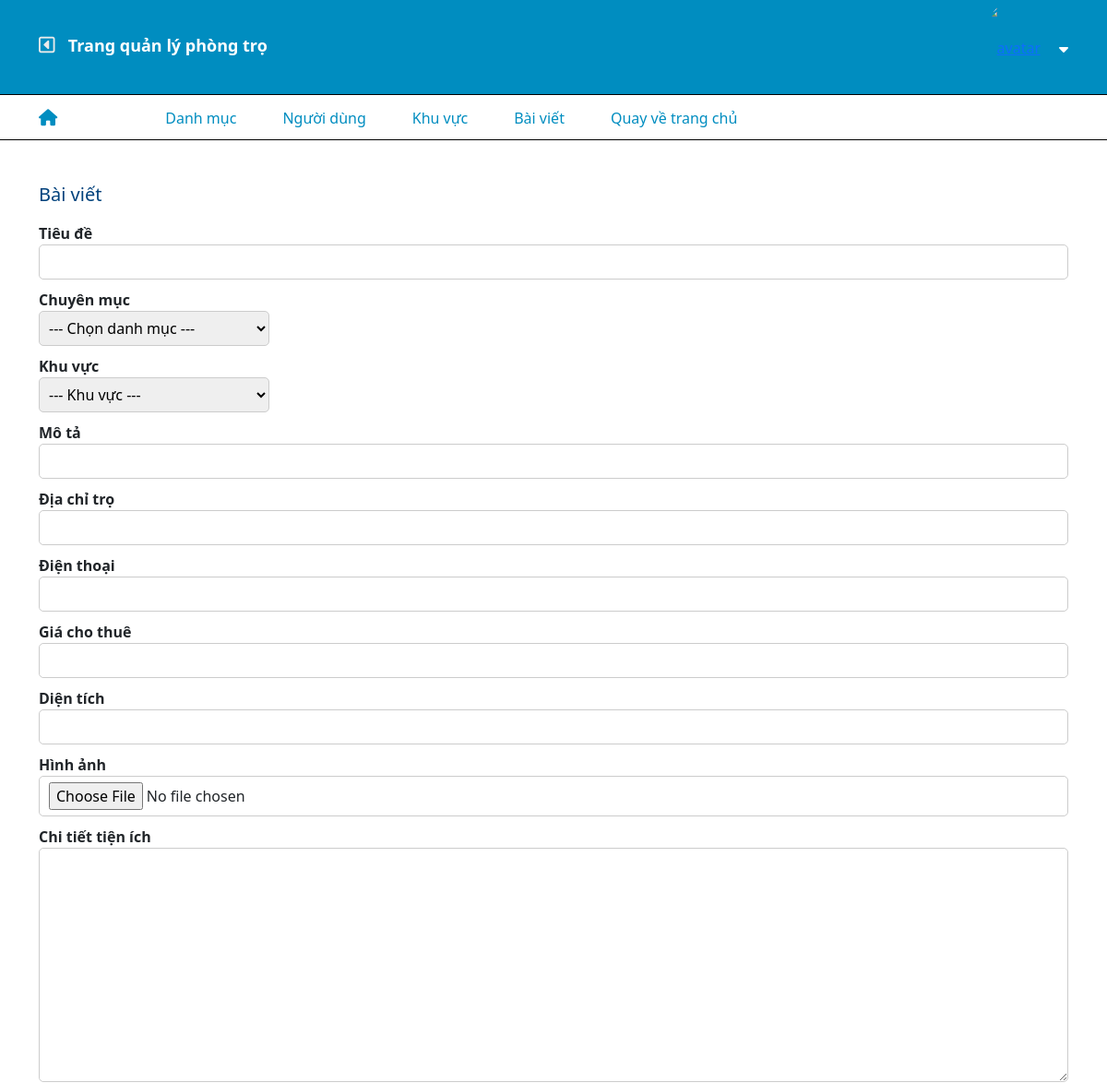
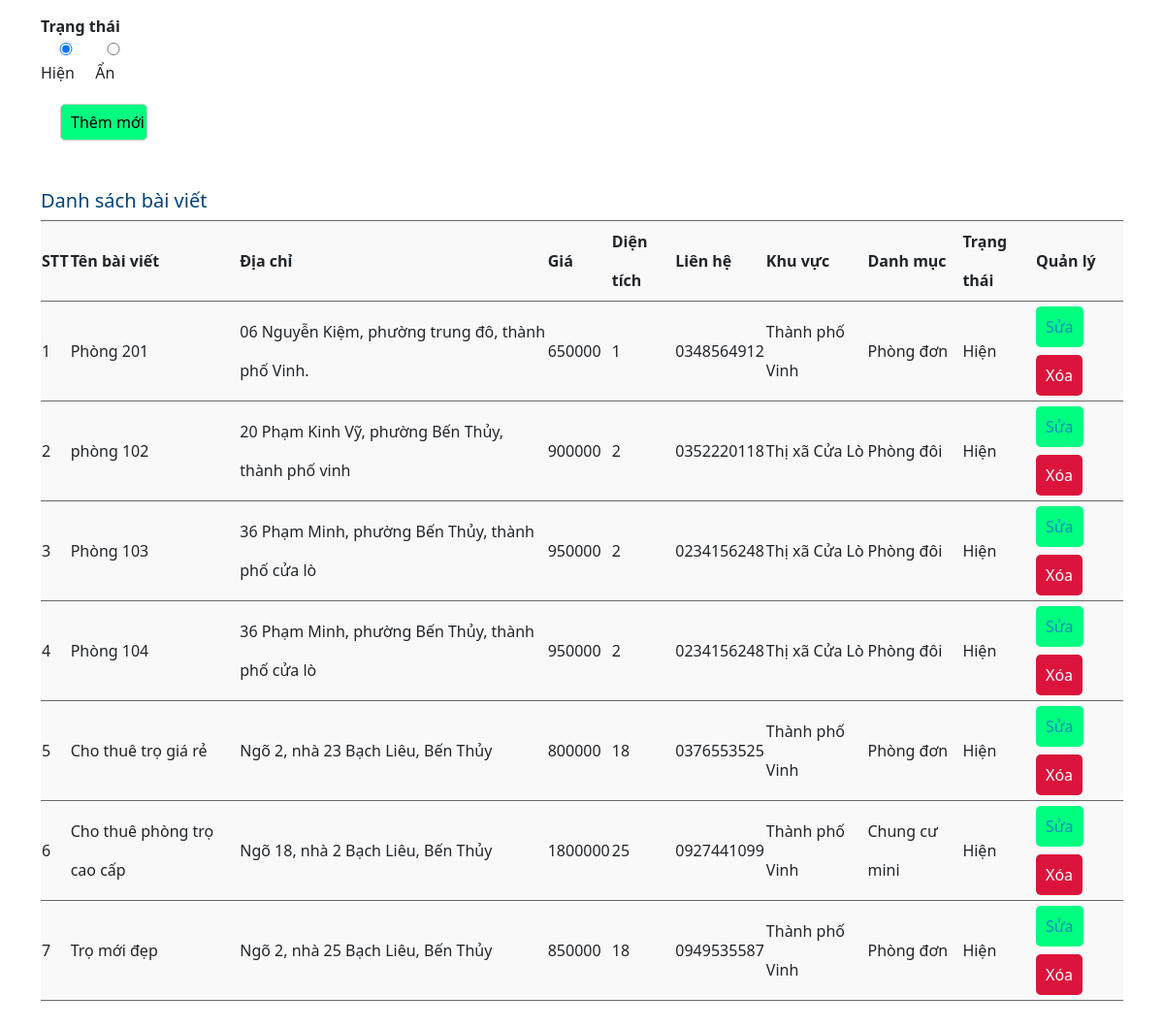
The app's page /admin/post.php (signed in) with its own data (2 pictures, top to bottom).
### tables this page shows
CREATE TABLE `motel` (
  `Id` int(10) NOT NULL,
  `title` varchar(255) NOT NULL,
  `description` text NOT NULL,
  `price` int(11) NOT NULL,
  `area` int(11) NOT NULL,
  `count_view` int(11) NOT NULL,
  `address` varchar(255) NOT NULL,
  `latlng` varchar(255) NOT NULL,
  `images` varchar(255) DEFAULT NULL,
  `user_id` int(10) NOT NULL,
  `category_id` int(11) NOT NULL,
  `district_id` int(11) NOT NULL,
  `utilities` varchar(255) NOT NULL,
  `created_at` timestamp NOT NULL DEFAULT current_timestamp() ON UPDATE current_timestamp(),
  `phone` varchar(255) NOT NULL,
  `status` int(11) NOT NULL DEFAULT 1
);

CREATE TABLE `districts` (
  `id` int(10) NOT NULL,
  `name` varchar(250) NOT NULL
);

CREATE TABLE `category` (
  `id` int(10) NOT NULL,
  `category_name` varchar(255) NOT NULL,
  `title` varchar(255) NOT NULL,
  `created_at` timestamp NOT NULL DEFAULT current_timestamp()
);

### admin/post.php (the view, shortened to what this page needs)
<?php
include "../include/connect.php";
$role = (isset($_SESSION['role']))? $_SESSION['role']:[];
$checkid = $role['id'];
$motel =  mysqli_query($conn, "SELECT m.*, d.name, ca.category_name FROM motel m join districts d on d.id = m.district_id join category ca on ca.id = m.category_id");
$motelUser =  mysqli_query($conn, "SELECT m.*, d.name, ca.category_name FROM motel m join districts d on d.id = m.district_id join category ca on ca.id = m.category_id WHERE user_id = $checkid");
?>
<!DOCTYPE html>
<html lang="en">
<head>
    <link
      href="https://cdn.jsdelivr.net/npm/bootstrap@5.1.3/dist/css/bootstrap.min.css"
      rel="stylesheet"
    />
    <link rel="stylesheet" href="../libs/fontawesome/css/all.min.css" />
    <link rel="stylesheet" href="./style/style.css">
</head>
<body>
    <div class="footer_admin">
        <?php include "./include/header.php" ?>
            <div class="container" >
                <div class="add-post">
                    <form action="" method="post" enctype="multipart/form-data">
                        <h5>Bài viết</h5>
                        <p>Tiêu đề</p>
                        <input type="text" name="title" id="">
                        <p>Chuyên mục</p>
                        <select class = "select" name ="category">
                            <option value="0">--- Chọn danh mục ---</option>
                        </select>
                        <p>Khu vực</p>
                        <select class = "select" name ="districts">
                            <option value="0">--- Khu vực ---</option>
                        </select>
                        <p>Mô tả</p>
                        <input type="text" name="description" id="">
                        <p>Địa chỉ trọ</p>
                        <input type="text" name="address" id="">
                        <p>Điện thoại</p>
                        <input type="number" name="phone" id="">
                        <p>Giá cho thuê</p>
                        <input type="number" name="price" id="">
                        <p>Diện tích</p>
                        <input type="number" name="area" id="">
                        <p>Hình ảnh</p>
                        <input type="file" name = "image">
                        <p>Chi tiết tiện ích</p>
                        <textarea name="utilities" id="" cols="30" rows="10"></textarea>
                        <p>Trạng thái</p>
                        <div class="status">
                            <label>
                                <input type="radio" name="status" id="" value ="1" checked = "Checked"> Hiện
                            </label>
                            <label>
                                <input type="radio" name="status" value ="0" id="" > Ẩn
                            </label>
                        </div>
                        <input type="submit" name ="themmoi" value="Thêm mới" class="btn-add btn-add1" >
                    </form>
                </div>
                <div class="post" style = "padding-bottom: 30px;">
                    <form action="#">
                        <h5>Danh sách bài viết</h5>
                        <table class="show-post">
                            <thead>
                                <tr class="title">
                                    <td>STT</td>
                                    <td>Tên bài viết</td>
                                    <td>Địa chỉ</td>
                                    <td>Giá</td>
                                    <td>Diện tích</td>
                                    <td>Liên hệ</td>
                                    <td>Khu vực</td>
                                    <td>Danh mục</td>
                                    <td>Trạng thái</td>
                                    <td>Quản lý</td>
                                </tr>
                            </thead>
                            <tbody>
                            <?php if (isset($checkRole)&& $checkRole == 1){
                             foreach ($motel as $key => $value) { ?>
                                <tr>
                                    <td><?php echo  $key + 1  ?></td>
                                    <td><?php echo $value['title'] ?></td>
                                    <td><?php echo $value['address'] ?></td>
                                    <td><?php echo $value['price'] ?></td>
                                    <td><?php echo $value['area'] ?></td>
                                    <td><?php echo $value['phone'] ?></td>
                                    <td><?php echo $value['name'] ?></td>
                                    <td><?php echo $value['category_name'] ?></td>
                                    <td><?php if( $value['status'] == 1){
                                        echo "Hiện";
                                    }else{
                                        echo "Ẩn";
                                    } ?>
                                    </td>
                                    <td>
                                        <a href="./edit-post.php?id=<?php echo $value['Id']?>" class=" btn-add btn-change">Sửa</a>
                                        <a href="./post.php?del=<?php echo $value['Id']?>" class="btn-add btn-delete" onclick="return confirm('Bạn chắc chắn muốn xóa?');" >Xóa</a>
                                    </td>
                                </tr>
                            <?php } } else {
                                foreach ($motelUser as $key => $value) { ?>
                                <tr>
                                    <td><?php echo  $key + 1  ?></td>
                                    <td><?php echo $value['title'] ?></td>
                                    <td><?php echo $value['address'] ?></td>
                                    <td><?php echo $value['price'] ?></td>
                                    <td><?php echo $value['area'] ?></td>
                                    <td><?php echo $value['phone'] ?></td>
                                    <td><?php echo $value['name'] ?></td>
                                    <td><?php echo $value['category_name'] ?></td>
                                    <td><?php if( $value['status'] == 1){
                                        echo "Hiện";
                                    }else{
                                        echo "Ẩn";
                                    } ?>
                                    </td>
                                    <td>
                                        <a href="./edit-post.php?id=<?php echo $value['Id']?>" class=" btn-add btn-change">Sửa</a>
                                        <a href="./post.php?del=<?php echo $value['Id']?>" class="btn-add btn-delete" onclick="return confirm('Bạn chắc chắn muốn xóa?');" >Xóa</a>
                                    </td>
                                </tr>
                            <?php } } ?>
                            </tbody>
                        </table>
                    </form>
                </div>
            </div>
        </div>
    </div>
</body>
</html>

### admin/style/style.css (style rules this page uses)
.list_manager a { text-decoration: none; color: #008dc0; line-height: 50px; font-weight: 500; }
table { background-color: #f9f9f9; }
table tr { height: 40px; border-bottom: 1px solid #696969; border-top: 1px solid #696969; }
td { line-height: 40px; }
.show-category, .show-user, .show-district, .show-post { width: 100%; }
.btn-change { border: none; border-radius: 5px; background-color: chocolate; color: #ffffff; font-weight: 400; }
.show-category .btn-delete, .show-post .btn-delete { border: none; border-radius: 5px; background-color: crimson; color: #ffffff; font-weight: 400; }
.title { font-weight: bold; }
.add-category input, .change-category input, .add-user input, .change-user input, .add-district input, .change-district input, .add-post input, .change-post input, .add-post textarea { width: 100%; border: 1px solid #ccc; border-radius: 5px; padding: 6px 6px 6px 10px; outline-color: #00ff80; }
.btn-add { border: none; border-radius: 5px; background-color: rgb(0, 255, 128); color: #000; font-weight: 500; margin-top: 20px; padding: 10px; width: 90px !important; }
.add-post h5, .change-post h5 { margin-top: 30px; font-size: 20px; color: rgb(1, 66, 124); }
.category h5, .user h5, .district h5, .post h5 { margin-top: 50px; font-size: 20px; color: rgb(1, 66, 124); }
.add-post p, .change-post p { font-weight: 600; margin: 0; padding-top: 10px; }
.btn-add1 { margin-left: 20px; }
.select { width: 250px; border: 1px solid #ccc; padding: 6px; border-radius: 5px; outline: none; }

### records on screen
motel: title "Phòng 201", address "06 Nguyễn Kiệm, phường trung đô, thành phố Vinh.", price "650000", area "1", phone "0348564912", district.name "Thành phố Vinh", category.category_name "Phòng đơn", status "Hiện"
motel: title "phòng 102", address "20 Phạm Kinh Vỹ, phường Bến Thủy, thành phố vinh", price "900000", area "2", phone "0352220118", district.name "Thị xã Cửa Lò", category.category_name "Phòng đôi", status "Hiện"
motel: title "Phòng 103", address "36 Phạm Minh, phường Bến Thủy, thành phố cửa lò", price "950000", area "2", phone "0234156248", district.name "Thị xã Cửa Lò", category.category_name "Phòng đôi", status "Hiện"
motel: title "Phòng 104", address "36 Phạm Minh, phường Bến Thủy, thành phố cửa lò", price "950000", area "2", phone "0234156248", district.name "Thị xã Cửa Lò", category.category_name "Phòng đôi", status "Hiện"
motel: title "Cho thuê trọ giá rẻ", address "Ngõ 2, nhà 23 Bạch Liêu, Bến Thủy", price "800000", area "18", phone "0376553525", district.name "Thành phố Vinh", category.category_name "Phòng đơn", status "Hiện"
motel: title "Cho thuê phòng trọ cao cấp", address "Ngõ 18, nhà 2 Bạch Liêu, Bến Thủy", price "1800000", area "25", phone "0927441099", district.name "Thành phố Vinh", category.category_name "Chung cư mini", status "Hiện"
motel: title "Trọ mới đẹp", address "Ngõ 2, nhà 25 Bạch Liêu, Bến Thủy", price "850000", area "18", phone "0949535587", district.name "Thành phố Vinh", category.category_name "Phòng đơn", status "Hiện"
